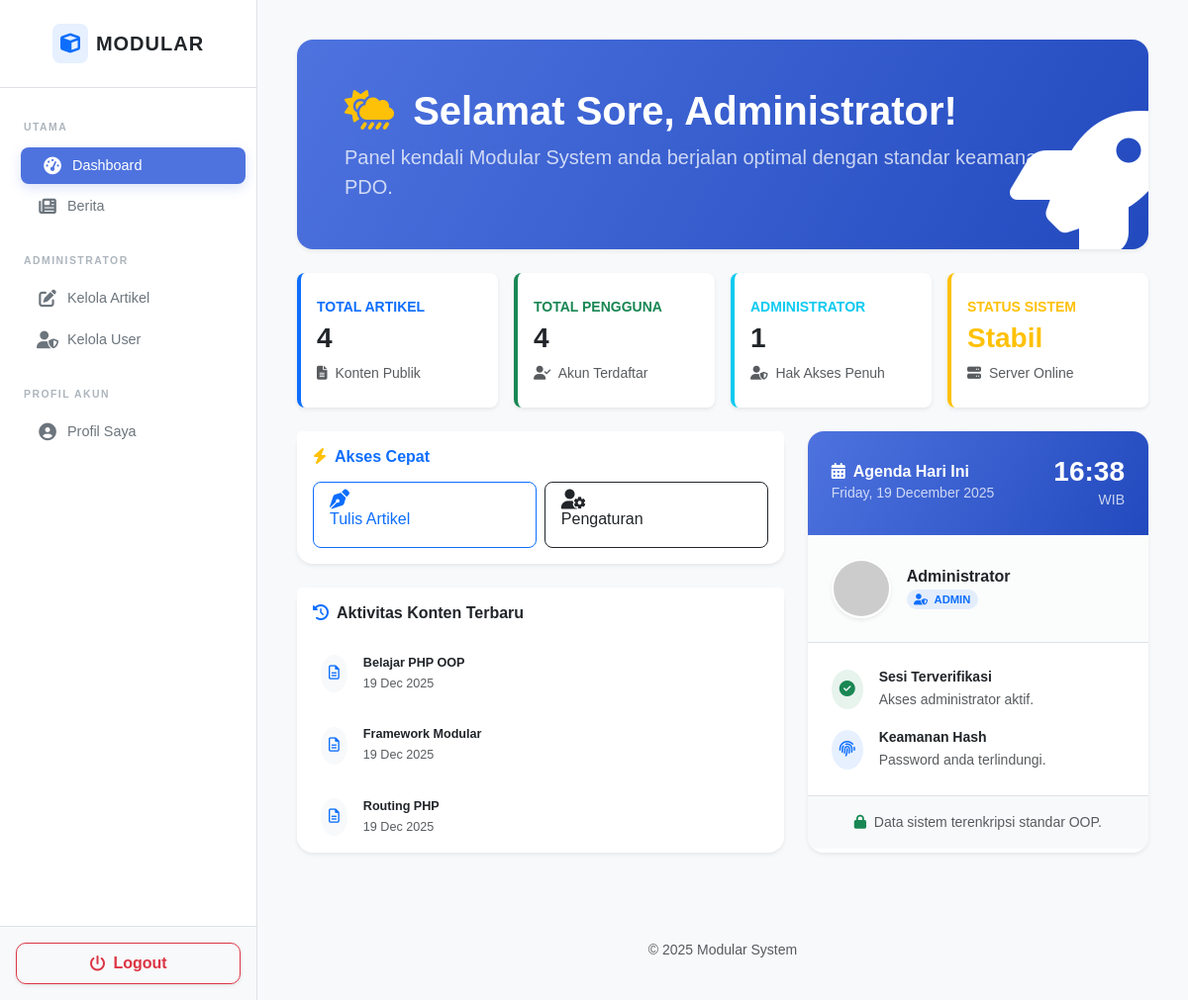
Screenshot of /index.php/home/index (signed in) with the database file from the repository.
### tables this page shows
CREATE TABLE `user` (
  `id` int(11) NOT NULL,
  `username` varchar(50) NOT NULL,
  `password` varchar(255) NOT NULL,
  `foto` varchar(255) DEFAULT NULL,
  `nama` varchar(100) NOT NULL,
  `email` varchar(100) DEFAULT NULL,
  `no_hp` varchar(20) DEFAULT NULL,
  `telepon` varchar(20) DEFAULT NULL,
  `role` enum('admin','user') DEFAULT 'user',
  `otp` int(6) DEFAULT NULL,
  `is_active` tinyint(1) DEFAULT 1,
  `gambar` varchar(255) DEFAULT NULL
);

CREATE TABLE `artikel` (
  `id` int(11) NOT NULL,
  `judul` varchar(255) NOT NULL,
  `slug` varchar(255) DEFAULT NULL,
  `isi` text NOT NULL,
  `gambar` varchar(255) DEFAULT NULL,
  `tanggal` datetime DEFAULT current_timestamp(),
  `created_at` timestamp NOT NULL DEFAULT current_timestamp()
);

### config.php (called while the page is built)
<?php
$config = [
    'host' => 'localhost',
    'username' => 'root',
    'password' => '',
    'db_name' => 'latihan_oop'
];
?>

### class/Database.php (called while the page is built, shortened)
<?php
class Database
{
    protected $host;
    protected $user;
    protected $password;
    protected $db_name;
    public $pdo;
    public function __construct()
    {
        $this->conn = new mysqli($this->host, $this->user, $this->password, $this->db_name);
        try {
            $dsn = "mysql:host=" . $this->host . ";dbname=" . $this->db_name . ";charset=utf8mb4";
            $options = [
                PDO::ATTR_ERRMODE            => PDO::ERRMODE_EXCEPTION,
                PDO::ATTR_DEFAULT_FETCH_MODE => PDO::FETCH_ASSOC,
                PDO::ATTR_EMULATE_PREPARES   => false,
            ];
            $this->pdo = new PDO($dsn, $this->user, $this->password, $options);
        } catch (PDOException $e) {
            die("Koneksi PDO Gagal: " . $e->getMessage());
        }
    }
    private function getConfig()
    {
        if (file_exists(__DIR__ . "/../config.php")) {
            include __DIR__ . "/../config.php";
            $this->host     = $config['host'];
            $this->user     = $config['username'];
            $this->password = $config['password'];
            $this->db_name  = $config['db_name'];
        } else {
            $this->host     = "localhost";
            $this->user     = "root";
            $this->password = "";
            $this->db_name  = "latihan_oop";
        }
    }
    public function runQuery($sql, $params = [])
    {
        try {
            $stmt = $this->pdo->prepare($sql);
            $stmt->execute($params);
            return $stmt;
        } catch (PDOException $e) {
            die("<div style='color:red; font-family:sans-serif; padding:20px; border:1px solid red;'>
                    <strong>Database Error:</strong> " . $e->getMessage() . "<br>
                    <strong>SQL Query:</strong> <code>" . htmlspecialchars($sql) . "</code>
                 </div>");
        }
    }
}
?>

### module/home/index.php (the view, shortened to what this page needs)
<?php
$db = new Database();
$username_session = $_SESSION['username'];
$jam = date('H');
if ($jam >= 5 && $jam < 12) {
    $salam = "Selamat Pagi"; $icon_salam = "fa-cloud-sun";
} elseif ($jam >= 12 && $jam < 15) {
    $salam = "Selamat Siang"; $icon_salam = "fa-sun";
} elseif ($jam >= 15 && $jam < 18) {
    $salam = "Selamat Sore"; $icon_salam = "fa-cloud-sun-rain";
} else {
    $salam = "Selamat Malam"; $icon_salam = "fa-moon";
}
try {
    $total_user = $db->runQuery("SELECT id FROM user")->rowCount();
    $total_admin = $db->runQuery("SELECT id FROM user WHERE role = 'admin'")->rowCount();
    $total_artikel = $db->runQuery("SELECT id FROM artikel")->rowCount();
    $stmt_user = $db->runQuery("SELECT * FROM user WHERE username = :u", [':u' => $username_session]);
    $user_data = $stmt_user->fetch(PDO::FETCH_ASSOC);
    $latest_news = $db->runQuery("SELECT judul, tanggal FROM artikel ORDER BY tanggal DESC LIMIT 3")->fetchAll();
} catch (Exception $e) {
    $error_msg = "Gagal memuat statistik database.";
}
$foto_profil = !empty($user_data['foto'])
    ? $user_data['foto']
    : "https://ui-avatars.com/api/?name=" . urlencode($user_data['nama']) . "&background=4e73df&color=fff&size=128&bold=true";
?>
<div class="fade-in px-3 mt-3 mb-5">
    <div class="card border-0 shadow-sm rounded-4 mb-4 overflow-hidden position-relative">
        <div class="card-body p-4 p-md-5 text-white" style="background: linear-gradient(120deg, #4e73df, #224abe);">
            <i class="fas fa-rocket position-absolute text-white opacity-10" style="font-size: 10rem; right: -20px; bottom: -20px;"></i>
            <div class="position-relative z-1">
                <h2 class="fw-bold display-6 mb-2">
                    <i class="fas <?= $icon_salam ?> me-2 text-warning"></i> <?= $salam ?>, <?= htmlspecialchars($user_data['nama']) ?>!
                </h2>
                <p class="lead mb-0 opacity-75">Panel kendali Modular System anda berjalan optimal dengan standar keamanan PDO.</p>
            </div>
        </div>
    </div>
    <div class="row g-3 mb-4 text-dark">
        <div class="col-xl-3 col-md-6">
            <div class="card border-0 shadow-sm h-100 py-2 border-start border-4 border-primary rounded-3 transition-up">
                <div class="card-body">
                    <div class="text-xs fw-bold text-primary text-uppercase mb-1 small">Total Artikel</div>
                    <div class="h3 mb-0 fw-bold"><?= $total_artikel ?? 0 ?></div>
                    <div class="mt-2 small text-muted"><i class="fas fa-file-alt me-1"></i> Konten Publik</div>
                </div>
            </div>
        </div>
        <div class="col-xl-3 col-md-6">
            <div class="card border-0 shadow-sm h-100 py-2 border-start border-4 border-success rounded-3 transition-up">
                <div class="card-body">
                    <div class="text-xs fw-bold text-success text-uppercase mb-1 small">Total Pengguna</div>
                    <div class="h3 mb-0 fw-bold"><?= $total_user ?? 0 ?></div>
                    <div class="mt-2 small text-muted"><i class="fas fa-user-check me-1"></i> Akun Terdaftar</div>
                </div>
            </div>
        </div>
        <div class="col-xl-3 col-md-6">
            <div class="card border-0 shadow-sm h-100 py-2 border-start border-4 border-info rounded-3 transition-up">
                <div class="card-body">
                    <div class="text-xs fw-bold text-info text-uppercase mb-1 small">Administrator</div>
                    <div class="h3 mb-0 fw-bold"><?= $total_admin ?? 0 ?></div>
                    <div class="mt-2 small text-muted"><i class="fas fa-user-shield me-1"></i> Hak Akses Penuh</div>
                </div>
            </div>
        </div>
        <div class="col-xl-3 col-md-6">
            <div class="card border-0 shadow-sm h-100 py-2 border-start border-4 border-warning rounded-3 transition-up">
                <div class="card-body">
                    <div class="text-xs fw-bold text-warning text-uppercase mb-1 small">Status Sistem</div>
                    <div class="h3 mb-0 fw-bold text-warning">Stabil</div>
                    <div class="mt-2 small text-muted"><i class="fas fa-server me-1"></i> Server Online</div>
                </div>
            </div>
        </div>
    </div>
    <div class="row">
        <div class="col-lg-7 mb-4">
            <div class="card border-0 shadow-sm rounded-4 mb-4">
                <div class="card-header bg-white border-bottom-0 py-3">
                    <h6 class="m-0 fw-bold text-primary"><i class="fas fa-bolt me-2 text-warning"></i>Akses Cepat</h6>
                </div>
                <div class="card-body pt-0">
                    <div class="row g-2">
                        <div class="col-6">
                            <a href="/lab11_php_oop/index.php/artikel/tambah" class="btn btn-outline-primary w-100 p-3 rounded-3 text-start transition-up">
                                <i class="fas fa-pen-nib mb-2 d-block fa-lg"></i> Tulis Artikel
                            </a>
                        </div>
                        <div class="col-6">
                            <a href="/lab11_php_oop/index.php/user/profile" class="btn btn-outline-dark w-100 p-3 rounded-3 text-start transition-up">
                                <i class="fas fa-user-cog mb-2 d-block fa-lg"></i> Pengaturan
                            </a>
                        </div>
                    </div>
                </div>
            </div>
            <div class="card border-0 shadow-sm rounded-4">
                <div class="card-header bg-white border-bottom-0 py-3">
                    <h6 class="m-0 fw-bold text-dark"><i class="fas fa-history me-2 text-primary"></i>Aktivitas Konten Terbaru</h6>
                </div>
                <div class="card-body p-0">
                    <div class="list-group list-group-flush">
                        <?php foreach($latest_news as $news): ?>
                        <div class="list-group-item border-0 px-4 py-3">
                            <div class="d-flex align-items-center">
                                <div class="bg-light p-2 rounded-circle me-3"><i class="far fa-file-alt text-primary"></i></div>
                                <div>
                                    <div class="fw-bold small text-dark"><?= htmlspecialchars($news['judul']) ?></div>
                                    <small class="text-muted"><?= date('d M Y', strtotime($news['tanggal'])) ?></small>
                                </div>
                            </div>
                        </div>
                        <?php endforeach; ?>
                    </div>
                </div>
            </div>
        </div>
        <div class="col-lg-5 mb-4">
            <div class="card border-0 shadow-sm rounded-4 h-100 overflow-hidden">
                <div class="p-4 text-white d-flex justify-content-between align-items-center" style="background: linear-gradient(120deg, #4e73df, #224abe);">
                    <div>
                        <h6 class="mb-0 fw-bold"><i class="fas fa-calendar-alt me-2"></i>Agenda Hari Ini</h6>
                        <small class="opacity-75"><?= date('l, d F Y'); ?></small>
                    </div>
                    <div class="text-end">
                        <h3 class="mb-0 fw-bold"><?= date('H:i'); ?></h3>
                        <small class="opacity-75">WIB</small>
                    </div>
                </div>
                <div class="card-body p-0">
                    <div class="p-4 border-bottom bg-light bg-opacity-50">
                        <div class="d-flex align-items-center">
                            <img src="<?= $foto_profil ?>" class="rounded-circle border border-2 border-white shadow-sm" width="60" height="60" style="object-fit: cover;">
                            <div class="ms-3">
                                <h6 class="fw-bold mb-0 text-dark"><?= htmlspecialchars($user_data['nama']) ?></h6>
                                <span class="badge bg-primary bg-opacity-10 text-primary rounded-pill mt-1" style="font-size: 0.7rem;">
                                    <i class="fas fa-user-shield me-1"></i> <?= strtoupper($user_data['role']) ?>
                                </span>
                            </div>
                        </div>
                    </div>
                    <div class="p-4">
                        <div class="d-flex align-items-center mb-3">
                            <div class="bg-success bg-opacity-10 text-success rounded-circle p-2 me-3"><i class="fas fa-check-circle"></i></div>
                            <div>
                                <p class="small mb-0 fw-bold text-dark">Sesi Terverifikasi</p>
                                <small class="text-muted">Akses administrator aktif.</small>
                            </div>
                        </div>
                        <div class="d-flex align-items-center">
                            <div class="bg-primary bg-opacity-10 text-primary rounded-circle p-2 me-3"><i class="fas fa-fingerprint"></i></div>
                            <div>
                                <p class="small mb-0 fw-bold text-dark">Keamanan Hash</p>
                                <small class="text-muted">Password anda terlindungi.</small>
                            </div>
                        </div>
                    </div>
                    <div class="px-4 py-3 bg-light border-top text-center mt-auto">
                        <p class="small text-muted mb-0">
                            <i class="fas fa-lock me-1 text-success"></i> Data sistem terenkripsi standar OOP.
                        </p>
                    </div>
                </div>
            </div>
        </div>
    </div>
</div>

### template/sidebar.php (style rules this page uses)
.list-group-item { background: transparent; transition: all 0.2s ease; font-size: 0.9rem; font-weight: 500; }

### module/home/index.php (style rules this page uses)
.transition-up { transition: all 0.3s ease; }
.fade-in { animation: fadeIn 0.8s ease-out; }

### rows the page displays
user: nama "Administrator", role "ADMIN"
artikel: judul "Belajar PHP OOP", tanggal "19 Dec 2025"
artikel: judul "Framework Modular", tanggal "19 Dec 2025"
artikel: judul "Routing PHP", tanggal "19 Dec 2025"

### other values shown
$salam "Selamat Sore"
$total_artikel "4"
$total_user "4"
$total_admin "1"
